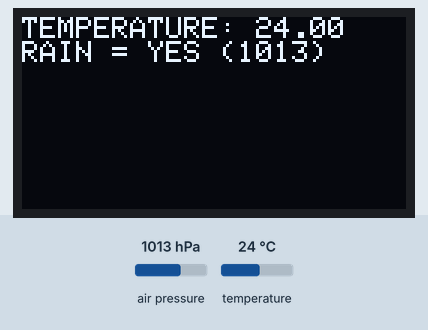
Bench run of a sketch on a simulated Arduino Uno, built with avr-gcc and run on an emulated ATmega328P. On the bench: 128×64 one-colour display. Inputs (shaded band) come from the test bench; at power-on: air pressure 1013 hPa, temperature 24 °C.

Above: at 1.2 s.
1.3 s: air pressure set to 1017 hPa
At 15.16 s:
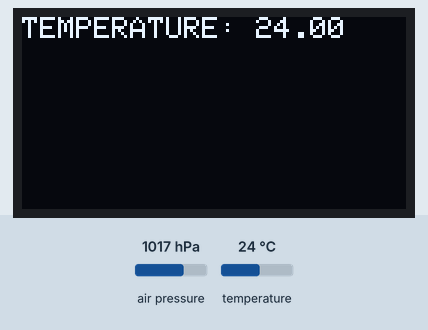
At 15.7 s:
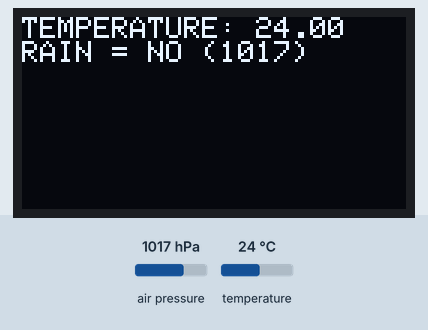
Timing chart, 0 to 17.2 s (numbered marks = the images above; inputs shaded):
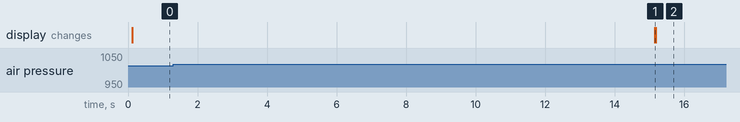

Measured:
- the behaviour switches between 1015 and 1016 hPa on air pressure (found by bisection; images 0 and 1)
- after the input at 1.3 s, the display: first differs from a run without the input after 13.9 s (image 2)

The sketch:

main.ino
```cpp
#include "SPI.h"
#include "Wire.h"
#include "Adafruit_GFX.h"
#include "Adafruit_SSD1306.h"
#define OLED_MOSI 9
#define OLED_CLK 10
#define OLED_DC 11
#define OLED_CS 12
#define OLED_RESET 13
#include <Wire.h>
#include <Adafruit_BMP085.h>

Adafruit_SSD1306 display(OLED_MOSI, OLED_CLK, OLED_DC, OLED_RESET, OLED_CS);
Adafruit_BMP085 bmp;

void setup() {
  // инициализация и очистка дисплея
  display.begin(SSD1306_SWITCHCAPVCC);
  display.clearDisplay();
  display.display();

  if (!bmp.begin()) {
    Serial.println("Could not find a valid BMP085 sensor, check wiring!");
    while (1) {}
  }
}
int a = 0;
void loop() {

  display.setTextSize(1); // установка размера шрифта
  display.setTextColor(WHITE); // установка цвета текста
  display.setCursor(0, 0); // установка курсора

  a = bmp.readSealevelPressure() / 100;
  a = bmp.readSealevelPressure() / 100;
  a = bmp.readSealevelPressure() / 100;
  a = bmp.readSealevelPressure() / 100;
  a = bmp.readSealevelPressure() / 100;
  a = bmp.readSealevelPressure() / 100;
  a = bmp.readSealevelPressure() / 100;
  a = bmp.readSealevelPressure() / 100;
  a = bmp.readSealevelPressure() / 100;

  display.print("TEMPERATURE: ");
  display.println(bmp.readTemperature());
  display.display();

  if (a > 1015) {
    display.print("RAIN = ");
    display.print("NO");
    display.print(" (");
    display.print(bmp.readSealevelPressure() / 100);
    display.print(")");
    display.display();
  } else if (a <= 1015) {
    display.print("RAIN = ");
    display.print("YES");
    display.print(" (");
    display.print(bmp.readSealevelPressure() / 100);
    display.print(")");
    display.display();
  }
  delay(15000);
  display.clearDisplay();
}
```
